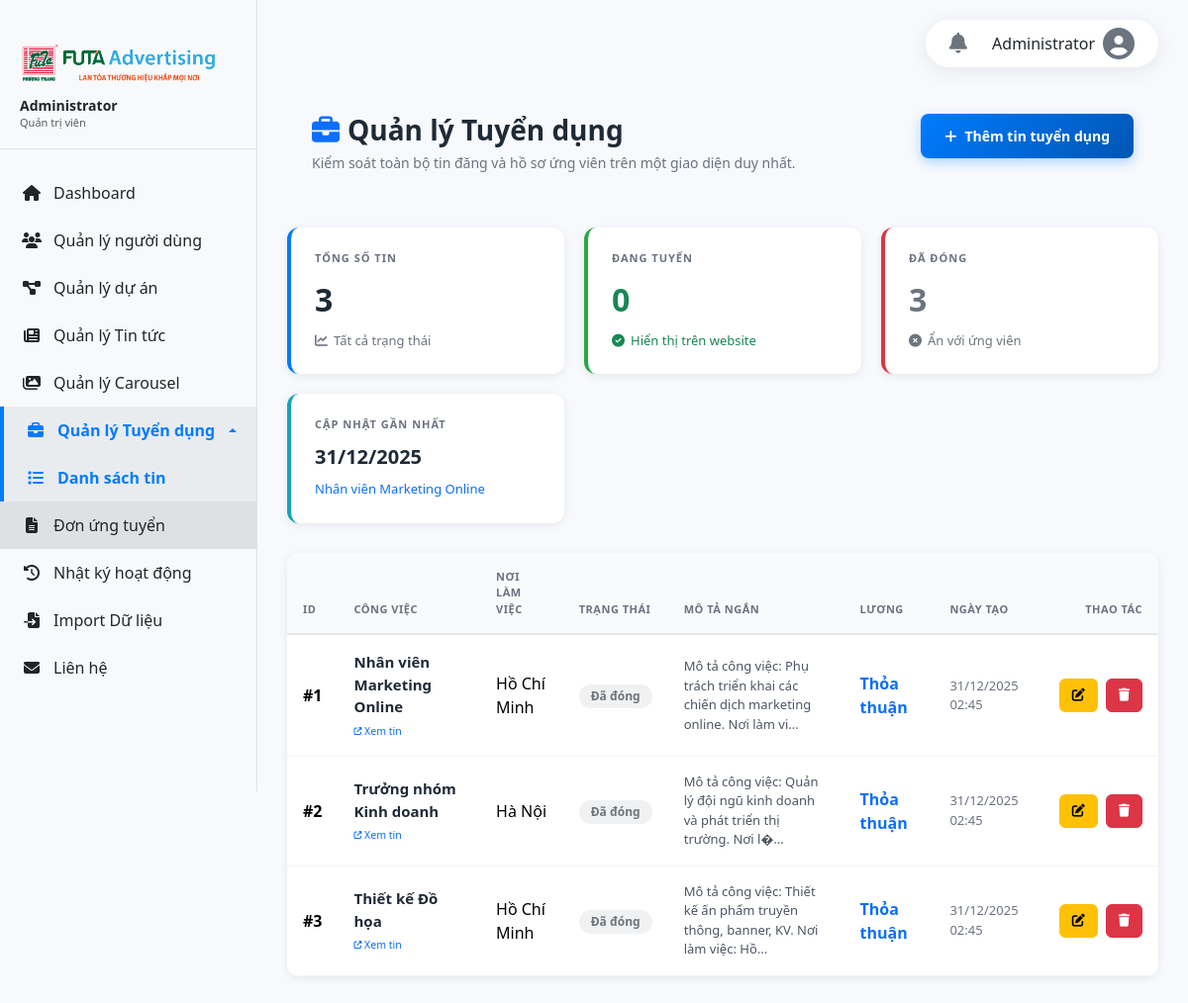
Screenshot of /admin/recruitments.php (signed in) with the database file from the repository.
### tables this page shows
CREATE TABLE `jobs` (
  `id` int(11) NOT NULL,
  `title` varchar(255) NOT NULL,
  `industry` varchar(100) DEFAULT NULL,
  `position` varchar(100) DEFAULT NULL,
  `branch` varchar(100) DEFAULT NULL,
  `description` text DEFAULT NULL,
  `description_file` varchar(255) DEFAULT NULL,
  `status` enum('open','closed') DEFAULT 'open',
  `created_at` timestamp NOT NULL DEFAULT current_timestamp()
);

### admin/recruitments.php (the view, shortened to what this page needs)
<?php
require_once 'auth_check.php';
$statsResult = $conn->query("
    SELECT
        COUNT(*) AS total_jobs,
        SUM(CASE WHEN status = 'open' THEN 1 ELSE 0 END) AS open_jobs,
        SUM(CASE WHEN status = 'closed' THEN 1 ELSE 0 END) AS closed_jobs
    FROM jobs
");
$stats = $statsResult ? $statsResult->fetch_assoc() : ['total_jobs' => 0, 'open_jobs' => 0, 'closed_jobs' => 0];
$latestJobResult = $conn->query("SELECT title, created_at FROM jobs ORDER BY created_at DESC LIMIT 1");
$latestJob = $latestJobResult && $latestJobResult->num_rows > 0 ? $latestJobResult->fetch_assoc() : null;
$jobs = $conn->query("SELECT * FROM jobs ORDER BY created_at DESC");
?>
<!DOCTYPE html>
<html lang="vi">
<head>
    <link href="https://cdn.jsdelivr.net/npm/bootstrap@5.3.3/dist/css/bootstrap.min.css" rel="stylesheet">
    <link rel="stylesheet" href="https://cdnjs.cloudflare.com/ajax/libs/font-awesome/6.5.2/css/all.min.css">
</head>
<body>
    <?php include 'sidebar.php'; ?>
    <div class="main-content">
        <div class="page-header">
            <div>
                <h1><i class="fas fa-briefcase me-2 text-primary"></i>Quản lý Tuyển dụng</h1>
                <p class="mb-0">Kiểm soát toàn bộ tin đăng và hồ sơ ứng viên trên một giao diện duy nhất.</p>
            </div>
            <button class="cta-button" data-bs-toggle="modal" data-bs-target="#jobModal">
                <i class="fas fa-plus"></i> Thêm tin tuyển dụng
            </button>
        </div>
        <div class="stat-grid">
            <div class="stat-card">
                <h6>Tổng số tin</h6>
                <div class="stat-value"><?php echo number_format($stats['total_jobs'] ?? 0); ?></div>
                <div class="stat-trend"><i class="fas fa-chart-line"></i>Tất cả trạng thái</div>
            </div>
            <div class="stat-card">
                <h6>Đang tuyển</h6>
                <div class="stat-value text-success"><?php echo number_format($stats['open_jobs'] ?? 0); ?></div>
                <div class="stat-trend text-success"><i class="fas fa-check-circle"></i>Hiển thị trên website</div>
            </div>
            <div class="stat-card">
                <h6>Đã đóng</h6>
                <div class="stat-value text-secondary"><?php echo number_format($stats['closed_jobs'] ?? 0); ?></div>
                <div class="stat-trend text-secondary"><i class="fas fa-circle-xmark"></i>Ẩn với ứng viên</div>
            </div>
            <div class="stat-card">
                <h6>Cập nhật gần nhất</h6>
                <div class="stat-value" style="font-size:20px;">
                    <?php echo $latestJob ? date('d/m/Y', strtotime($latestJob['created_at'])) : '-'; ?>
                </div>
                <div class="stat-trend text-primary">
                    <?php echo $latestJob ? htmlspecialchars($latestJob['title']) : 'Chưa có dữ liệu'; ?>
                </div>
            </div>
        </div>
        <div class="card">
            <div class="card-body">
                <div class="table-responsive">
                    <table class="table table-hover align-middle mb-0">
                        <thead>
                            <tr>
                                <th>ID</th>
                                <th>Công việc</th>
                                <th>Nơi làm việc</th>
                                <th>Trạng thái</th>
                                <th>Mô tả ngắn</th>
                                <th>Lương</th>
                                <th>Ngày tạo</th>
                                <th class="text-end">Thao tác</th>
                            </tr>
                        </thead>
                        <tbody>
                            <?php if ($jobs && $jobs->num_rows > 0): ?>
                                <?php while($job = $jobs->fetch_assoc()): ?>
                                    <tr>
                                        <td><strong>#<?php echo $job['id']; ?></strong></td>
                                        <td>
                                            <p class="job-title mb-1"><?php echo htmlspecialchars($job['title']); ?></p>
                                            <p class="job-meta mb-0">
                                                <a href="../recruitment-detail.php?id=<?php echo $job['id']; ?>&preview=1" target="_blank" class="text-decoration-none small"><i class="fas fa-external-link-alt fa-xs"></i> Xem tin</a>
                                            </p>
                                        </td>
                                        <td><?php echo htmlspecialchars($job['branch'] ?? '—'); ?></td>
                                        <td>
                                            <span class="badge <?php echo $job['status'] === 'open' ? 'badge-open' : 'badge-closed'; ?>">
                                                <?php echo $job['status'] === 'open' ? 'Đang tuyển' : 'Đã đóng'; ?>
                                            </span>
                                        </td>
                                        <td>
                                            <div class="description-snippet">
                                                <?php echo htmlspecialchars(substr($job['description'], 0, 100)) . '...'; ?>
                                            </div>
                                        </td>
                                        <td><span class="text-primary fw-bold">Thỏa thuận</span></td>
                                        <td style="font-size: 13px; color: #6b7280;"><?php echo date('d/m/Y H:i', strtotime($job['created_at'])); ?></td>
                                        <td>
                                            <div class="table-actions">
                                                <a href="?edit=<?php echo $job['id']; ?>" class="btn btn-sm btn-warning" title="Sửa">
                                                    <i class="fas fa-edit"></i>
                                                </a>
                                                <button type="button" class="btn btn-sm btn-danger" title="Xóa" data-bs-toggle="modal" data-bs-target="#deleteModal" data-id="<?php echo $job['id']; ?>">
                                                    <i class="fas fa-trash"></i>
                                                </button>
                                            </div>
                                        </td>
                                    </tr>
                                <?php endwhile; ?>
                            <?php endif; ?>
                        </tbody>
                    </table>
                </div>
            </div>
        </div>
    </div>
</body>
</html>

### admin/recruitments.php (style rules this page uses)
:root { --primary: #007bff; --success: #28a745; --danger: #dc3545; --warning: #ffc107; --info: #17a2b8; --dark: #343a40; --light: #f8f9fa; }
body { background: #f7f9fc; font-family: 'Segoe UI', Tahoma, Geneva, Verdana, sans-serif; color: #1f2a37; }
.page-header { display: flex; flex-wrap: wrap; justify-content: space-between; align-items: flex-start; gap: 20px; margin-bottom: 30px; padding: 25px; }
.page-header h1 { font-weight: 700; font-size: 1.75rem; margin: 0; color: #1f2a37; }
.page-header p { color: #6b7280; margin: 5px 0 0; font-size: 14px; }
.cta-button { display: inline-flex; align-items: center; gap: 8px; background: linear-gradient(135deg, #007bff, #0056b3); border: none; color: #fff; padding: 12px 24px; border-radius: 8px; font-weight: 600; font-size: 14px; transition: all 0.3s ease; box-shadow: 0 4px 12px rgba(0,123,255,0.3); text-decoration: none; }
.stat-grid { display: grid; grid-template-columns: repeat(auto-fit, minmax(240px, 1fr)); gap: 20px; margin-bottom: 30px; }
.stat-card { background: #fff; border-radius: 12px; padding: 24px; box-shadow: 0 2px 8px rgba(0,0,0,0.08); border-left: 4px solid var(--primary); transition: all 0.3s ease; }
.stat-card:nth-child(2) { border-left-color: var(--success); }
.stat-card:nth-child(3) { border-left-color: var(--danger); }
.stat-card:nth-child(4) { border-left-color: var(--info); }
.stat-card h6 { text-transform: uppercase; font-size: 11px; letter-spacing: 1px; color: #6b7280; font-weight: 600; margin: 0 0 12px; }
.stat-value { font-size: 32px; font-weight: 700; margin: 8px 0; color: #1f2a37; }
.stat-trend { font-size: 13px; color: #6b7280; display: flex; align-items: center; gap: 6px; }
.card { border: none; border-radius: 12px; box-shadow: 0 2px 8px rgba(0,0,0,0.08); overflow: hidden; background: #fff; }
.card-body { padding: 0; }
.table { margin: 0; }
.table thead th { text-transform: uppercase; letter-spacing: 0.5px; font-size: 11px; color: #6b7280; border-bottom: 2px solid #e5e7eb; background: #f9fafb; padding: 16px; font-weight: 600; }
.table tbody td { padding: 16px; vertical-align: middle; border-bottom: 1px solid #f3f4f6; }
.job-title { font-weight: 600; margin-bottom: 4px; color: #1f2a37; font-size: 15px; }
.job-meta { font-size: 12px; color: #6b7280; margin: 0; }
.badge-closed { background: rgba(108,117,125,0.1); color: #6c757d; padding: 6px 12px; border-radius: 20px; font-weight: 600; font-size: 12px; }
.description-snippet { max-width: 400px; color: #4b5563; font-size: 13px; line-height: 1.5; }
.table-actions { display: flex; gap: 8px; justify-content: flex-end; }
.table-actions .btn { border-radius: 6px; padding: 6px 12px; font-size: 13px; }

### admin/sidebar.php (style rules this page uses)
.main-content { margin-left: 260px; padding: 30px; padding-top: 90px; min-height: 100vh; }

### rows the page displays
jobs: created_at "31/12/2025", title "Nhân viên Marketing Online", id "1", branch "Hồ Chí Minh", status "Đã đóng", description "Mô tả công việc: Phụ trách triển khai các chiến dịch marketing online. Nơi làm vi", created_at "31/12/2025 02:45"
jobs: id "2", title "Trưởng nhóm Kinh doanh", branch "Hà Nội", status "Đã đóng", description "Mô tả công việc: Quản lý đội ngũ kinh doanh và phát triển thị trường. Nơi l�", created_at "31/12/2025 02:45"
jobs: id "3", title "Thiết kế Đồ họa", branch "Hồ Chí Minh", status "Đã đóng", description "Mô tả công việc: Thiết kế ấn phẩm truyền thông, banner, KV. Nơi làm việc: Hồ", created_at "31/12/2025 02:45"

### other values shown
$_SESSION['admin_fullname'] "Administrator"
$display_role_str "Quản trị viên"
$stats['total_jobs'] "3"
$stats['open_jobs'] "0"
$stats['closed_jobs'] "3"
